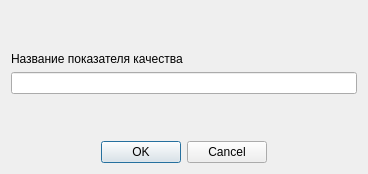
<?xml version="1.0" encoding="UTF-8"?>
<ui version="4.0">
 <class>AddPK</class>
 <widget class="QDialog" name="AddPK">
  <property name="geometry">
   <rect>
    <x>0</x>
    <y>0</y>
    <width>368</width>
    <height>174</height>
   </rect>
  </property>
  <property name="windowTitle">
   <string>Добавить показатель качества</string>
  </property>
  <layout class="QVBoxLayout" name="verticalLayout">
   <item>
    <spacer name="verticalSpacer_2">
     <property name="orientation">
      <enum>Qt::Vertical</enum>
     </property>
     <property name="sizeHint" stdset="0">
      <size>
       <width>20</width>
       <height>40</height>
      </size>
     </property>
    </spacer>
   </item>
   <item>
    <widget class="QLabel" name="label">
     <property name="text">
      <string>Название показателя качества</string>
     </property>
    </widget>
   </item>
   <item>
    <widget class="QLineEdit" name="lineEdit"/>
   </item>
   <item>
    <spacer name="verticalSpacer">
     <property name="orientation">
      <enum>Qt::Vertical</enum>
     </property>
     <property name="sizeHint" stdset="0">
      <size>
       <width>20</width>
       <height>40</height>
      </size>
     </property>
    </spacer>
   </item>
   <item>
    <widget class="QDialogButtonBox" name="buttonBox">
     <property name="orientation">
      <enum>Qt::Horizontal</enum>
     </property>
     <property name="standardButtons">
      <set>QDialogButtonBox::Cancel|QDialogButtonBox::Ok</set>
     </property>
     <property name="centerButtons">
      <bool>true</bool>
     </property>
    </widget>
   </item>
  </layout>
 </widget>
 <resources/>
 <connections>
  <connection>
   <sender>buttonBox</sender>
   <signal>accepted()</signal>
   <receiver>AddPK</receiver>
   <slot>accept()</slot>
   <hints>
    <hint type="sourcelabel">
     <x>248</x>
     <y>254</y>
    </hint>
    <hint type="destinationlabel">
     <x>157</x>
     <y>274</y>
    </hint>
   </hints>
  </connection>
  <connection>
   <sender>buttonBox</sender>
   <signal>rejected()</signal>
   <receiver>AddPK</receiver>
   <slot>reject()</slot>
   <hints>
    <hint type="sourcelabel">
     <x>316</x>
     <y>260</y>
    </hint>
    <hint type="destinationlabel">
     <x>286</x>
     <y>274</y>
    </hint>
   </hints>
  </connection>
 </connections>
</ui>
